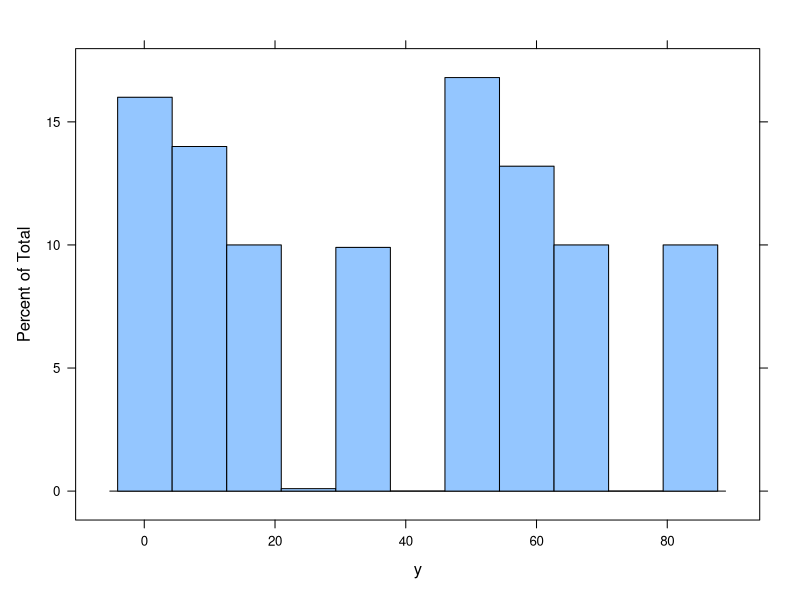
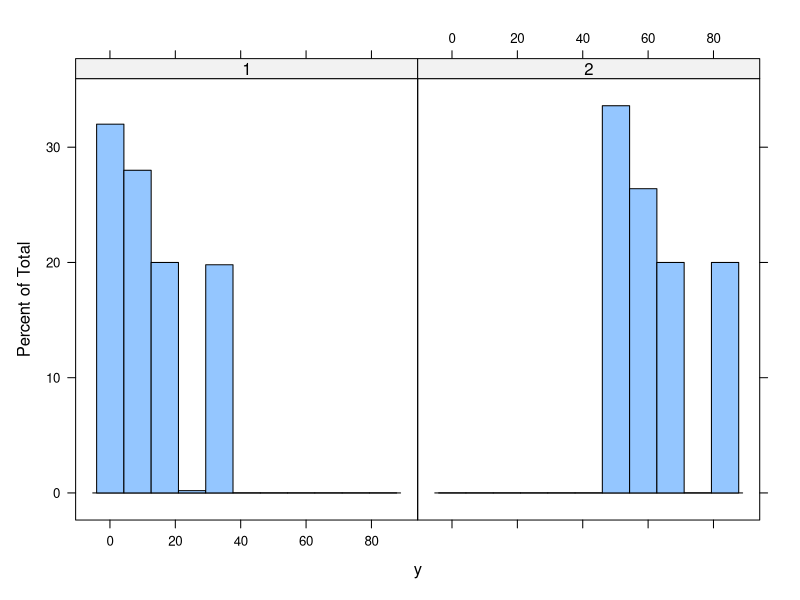
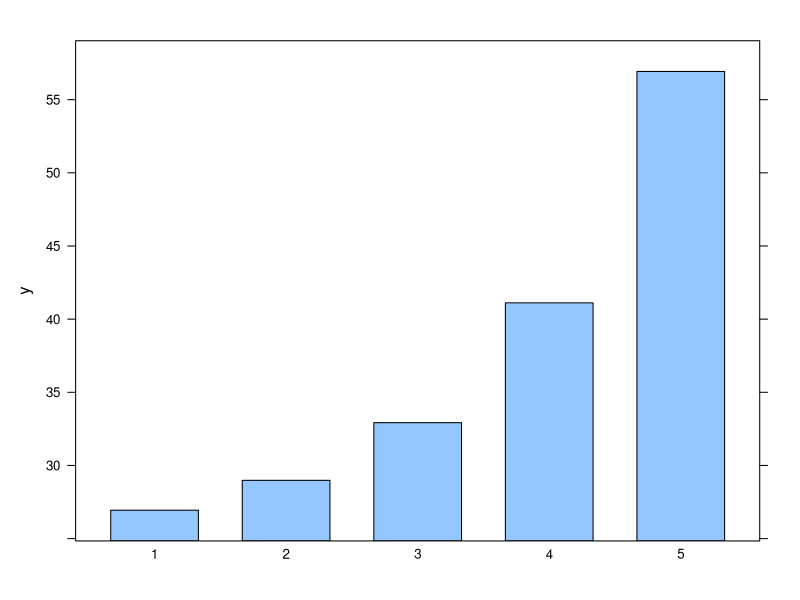
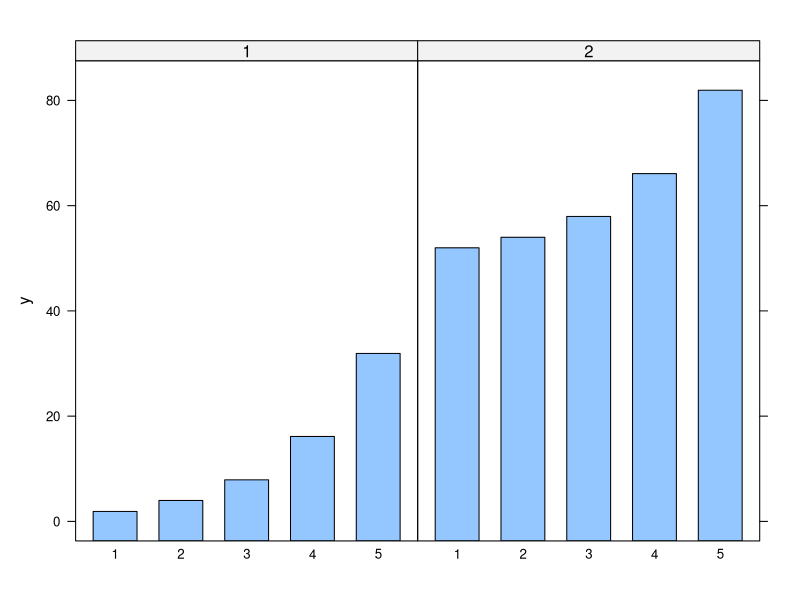
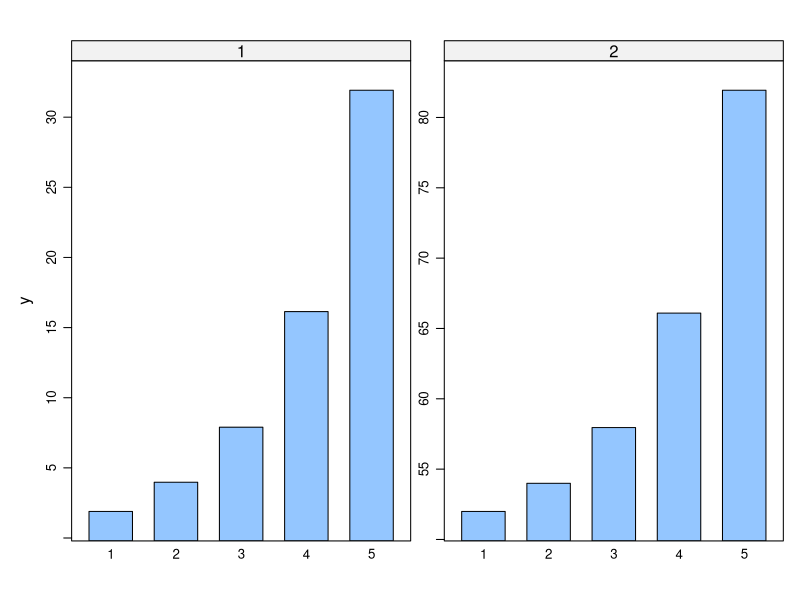
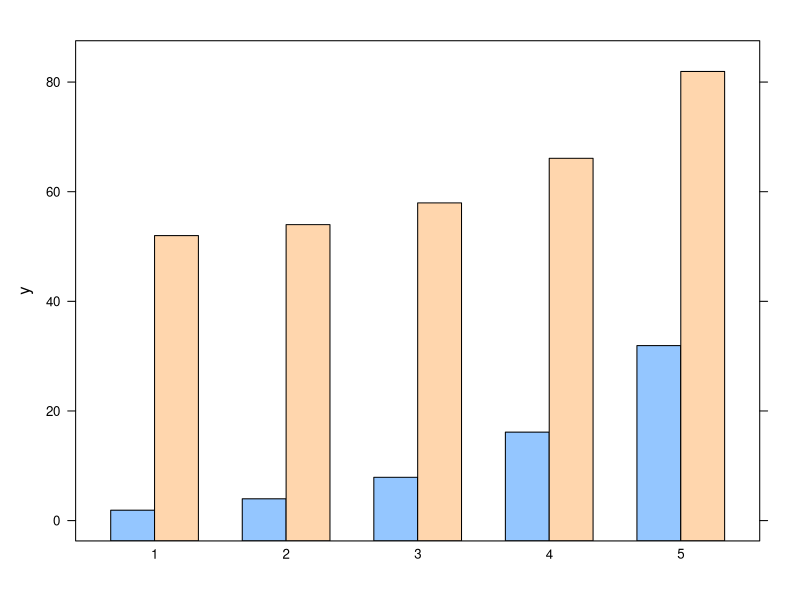
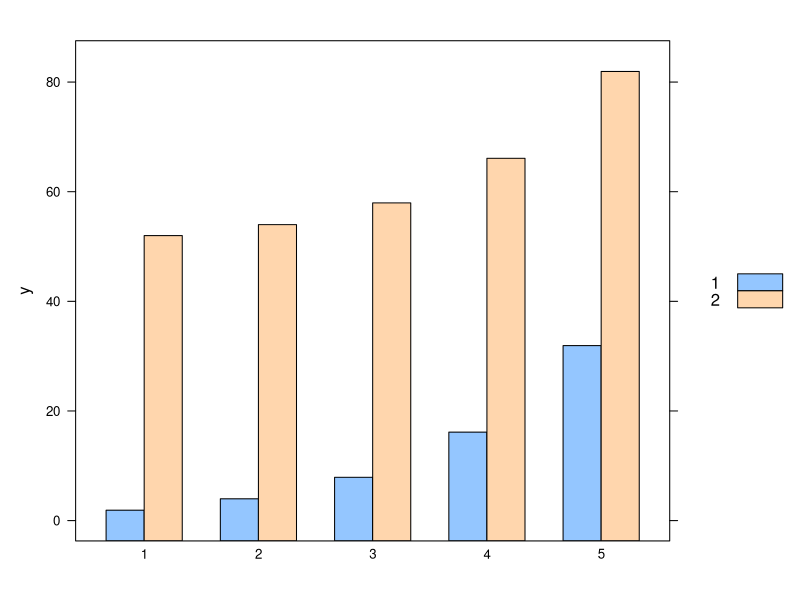
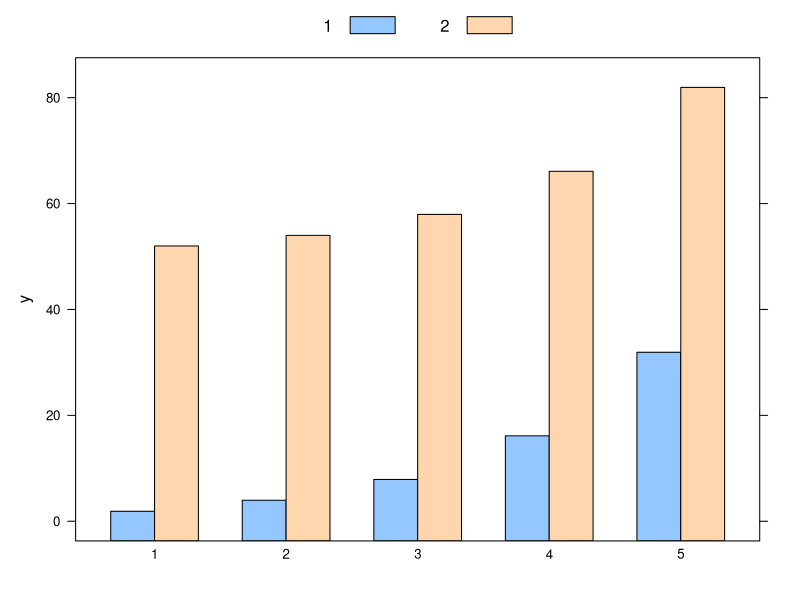

Reproduce these figures in R, in order.
## ---- chunk 1
require(lattice)
require(ggplot2)
## ---- chunk 2
x <- seq(-pi,pi,length.out=100)
y <- c(sin(x),cos(x)) + rnorm(200,sd=.25)
d1 <- data.frame(y=y,x=rep(x,2),type=rep(c("sin","cos"),each=length(x)))
str(d1)
## ---- chunk 3
d2 <- data.frame(reshape(d1, timevar="type", idvar=c("x"), direction="wide"))
str(d2)
## ---- chunk 4
d3 <- data.frame(
  x=rep(1:5,each=100),
  y=c(unlist(lapply(1:5, function(x){rnorm(n=100,mean=2^x)})),
      unlist(lapply(1:5, function(x){rnorm(n=100,mean=50+2^x)}))),
  g=rep(1:2,each=500))
## ---- chunk 5
x <- seq(pi/4, 5 * pi, length.out = 100)
y <- seq(pi/4, 5 * pi, length.out = 100)
r <- as.vector(sqrt(outer(x^2, y^2, "+")))
d4 <- expand.grid(x=x, y=y)
d4$z <- cos(r^2) * exp(-r/(pi^3))
## ---- chunk 6
require(lattice)
## ---- chunk 7
histogram(~y,d3)
## ---- chunk 8
histogram(~y|as.factor(g),d3)
## ---- chunk 9
barchart(y ~ as.factor(x),
  aggregate(y ~ x, data = d3, mean))
## ---- chunk 10
barchart(y ~ as.factor(x) | as.factor(g),
  aggregate(y ~ x + g, data = d3, mean))
## ---- chunk 11
barchart(y ~ as.factor(x) | as.factor(g),
  aggregate(y ~ x + g, data = d3, mean),
  scales=list(y=list(relation="free")))
## ---- chunk 12
barchart(y ~ as.factor(x),
  aggregate(y ~ x + g, data = d3, mean),
  groups = as.factor(g))
## ---- chunk 13
barchart(y ~ as.factor(x),
  aggregate(y ~ x + g, data = d3, mean),
  groups = as.factor(g),
  auto.key = T)
## ---- chunk 14
barchart(y ~ as.factor(x),
  aggregate(y ~ x + g, data = d3, mean),
  groups = as.factor(g),
  auto.key = list(columns = 2))
## ---- chunk 15
barchart(y ~ as.factor(x),
  aggregate(y ~ x + g, data = d3, mean),
  groups = as.factor(g),
  auto.key = list(space = "right"))
## ---- chunk 16
xyplot(y~x,d1)
## ---- chunk 17
xyplot(y~x|type,d1)
## ---- chunk 18
xyplot(y ~ x, d1, groups = type,
  auto.key = list(space = "right"))
## ---- chunk 19
xyplot(y.cos + y.sin ~ x, d2,
  auto.key = list(space = "right"))
## ---- chunk 20
xyplot(y ~ x, d1, groups = type,
  auto.key = list(space = "right"),
  type = "l")
## ---- chunk 21
xyplot(y ~ x, d1, groups = type,
  auto.key = list(space = "right"),
  type = "b")
## ---- chunk 22
xyplot(y ~ x, d1, groups = type,
  auto.key = list(space = "right"),
  type = "b", pch=2, cex=.5, lty=2, lwd=2)
## ---- chunk 23
xyplot(y ~ x, d1, groups = type,
  auto.key = list(space = "right"),
  scales = list(x = list(
    at = c(-pi, -pi/2, 0, pi/2, pi))))
## ---- chunk 24
l <- expression(-pi, -pi/2, 0, pi/2, pi)
xyplot(y ~ x, d1, groups = type,
  auto.key = list(space = "right"),
  scales = list(x = list(
    at = c(-pi, -pi/2, 0, pi/2, pi),
    labels = l
    )))
## ---- chunk 25
xyplot(y ~ x, d1, groups = type,
  auto.key = list(space = "right"),
  type = "b",
  panel=function(...) {
    panel.xyplot(...)
  }
)
## ---- chunk 26
xyplot(y ~ x, d1, groups = type,
  auto.key = list(space = "right"),
  type = "p",
  panel = panel.superpose,
  panel.groups = function(..., pch, lwd) {
    panel.xyplot(..., pch = 2)
    panel.loess(..., span = .2, lwd = 4)
  }
)
## ---- chunk 27
levelplot(z~x+y,d4)
